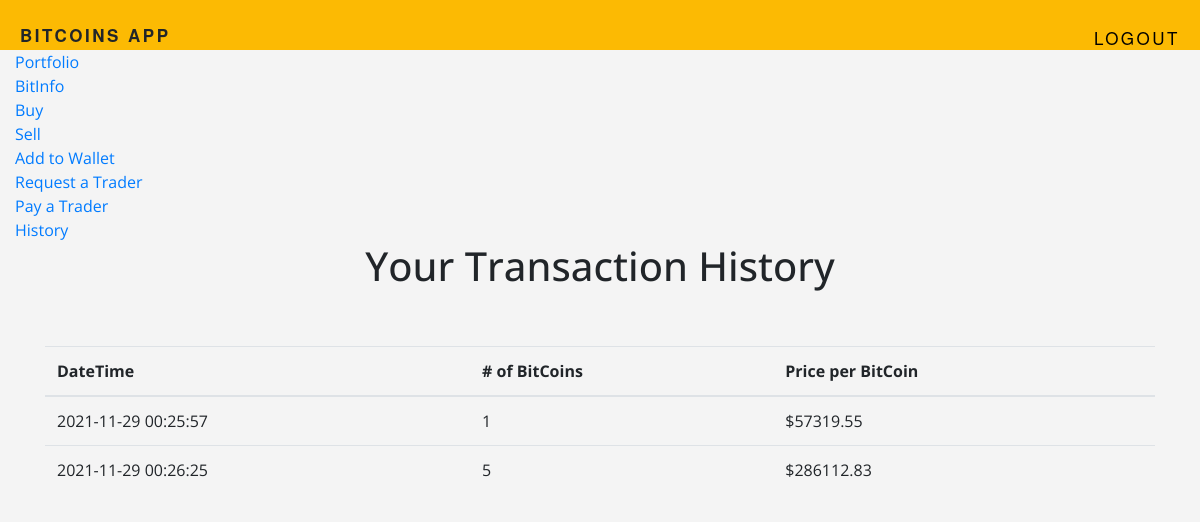
Page /history (signed in) on the earlier database version.
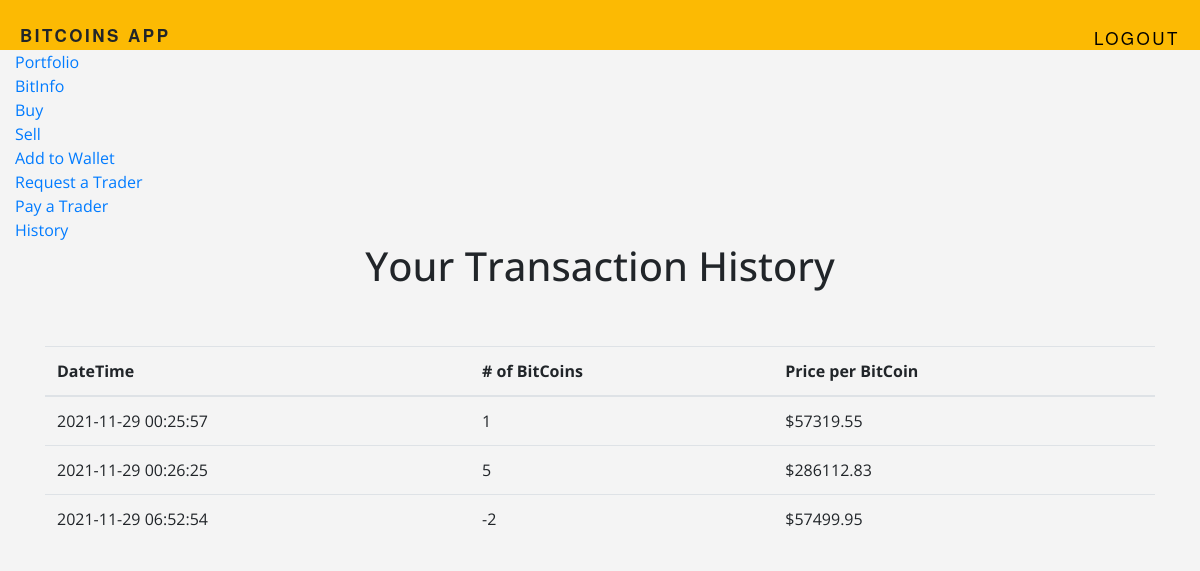
Same page on the later database version.
### tables this page shows
CREATE TABLE 'BITCOIN_TRANSACTIONS'('NUMBER_OF_BITCOINS' DECIMAL,
	'PRICE' INTEGER,
	'DATE_TIME' TIMESTAMP NOT NULL DEFAULT CURRENT_TIMESTAMP,
	'COMMISSION_TYPE' VARCHAR(1),
	'COMMISSION_AMOUNT' INTEGER,
	'CLIENT_ID' INTEGER,
	'TRADER_ID' INTEGER DEFAULT NULL,
	'FINAL_STATUS' VARCHAR(1),
	PRIMARY KEY ('CLIENT_ID', 'TRADER_ID')
	-- FOREIGN KEY ('CLIENT_ID') REFERENCES 'Client' ON DELETE CASCADE,
	-- FOREIGN KEY ('TRADER_ID') REFERENCES 'Trader' ON DELETE CASCADE
);

### app.py (the view)
@app.route('/history')
@login_required
def history():
    user = session["user_id"]
    previous_transactions = db.execute("SELECT * FROM BITCOIN_TRANSACTIONS WHERE CLIENT_ID = (?)", user)
    print("history: previous_transactions:", previous_transactions)
    return render_template("history.html", previous_transactions=previous_transactions)

### app.py (called while the page is built)
@app.after_request
def after_request(response):
    response.headers["Cache-Control"] = "no-cache, no-store, must-revalidate"
    response.headers["Expires"] = 0
    response.headers["Pragma"] = "no-cache"
    return response

@app.before_request
def before_request():
    g.user = None
    if 'user_id' in session:
        print("\n session['user_id]:", session['user_id'])
        x = db.execute("SELECT * from Client")
        y = db.execute("SELECT * from User")
        user = [z for z in x if z['CLIENT_ID'] == session['user_id']]
        role = [w for w in y if w['USER_ID']==session['user_id']]
        print("\n user: ", user, " role: ", role)
        g.role = role[0]['ROLE']
        g.username = role[0]['USERNAME']
        g.user = user
        print("\n g:", g.user)

def login_required(f):
    @wraps(f)
    def decorated_function(*args, **kwargs):
        if g.user is None:
            return redirect(url_for('login', next=request.url))
        return f(*args, **kwargs)
    return decorated_function

### templates/history.html (shortened to what this page needs)
{%extends "layout.html" %}
{% block content %}
    <section class="hero is-success is-fullheight">
      <div class="hero-body">
        <div class="container">
    <h1><center>Your Transaction History</center><br></h1>
       <table class="table">
      <thead>
        <tr>
          <th scope="col">DateTime</th>
          <th scope="col"># of BitCoins</th>
          <th scope="col">Price per BitCoin</th>
        </tr>
      </thead>
      <tbody>
          {% for i in previous_transactions %}
        <tr>
          <td>{{ i["DATE_TIME"].upper() }}</th>
          <td>{{ i["NUMBER_OF_BITCOINS"] }}</td>
          <td>${{  "%.2f"|format(i["PRICE"]) }}</td>
          {% endfor %}
        </tr>
      </tbody>
    </table>
        </div>
      </div>
    </section>
{% endblock %}

### templates/layout.html (shortened to what this page needs)
<!doctype HTML>
    <html lang="en">
      <head>
        <link rel="stylesheet" href="https://stackpath.bootstrapcdn.com/bootstrap/4.1.3/css/bootstrap.min.css">
        <link href="{{ url_for('static', filename='css/main.css') }}" rel="stylesheet">
     </head>
     <body>
        <header>
            <h1 class="title"><b>BitCoins App</b></h1>
            <ul class="name nav navbar-nav ml-auto">
                {% if g.user %}
                    <li><a href="{{ url_for('logout') }}"><font color="#000000">Logout</font></a></li>
                {% endif %}
        </header>
        <div class="container-fluid">
            <ul class="nav navbar-nav navbar-right">
                {% if g.user %}
                  {% if g.role =='trader' %}
                    <li><a href="{{ url_for('bitinfo') }}">BitInfo</a></li>
                    <li><a href="{{url_for('buy')}}">Buy</a></li>
                    <li><a href="#">View Requests</a></li>
                  {% elif  g.role =='client' %}
                    <li><a href="{{ url_for('profile') }}">Portfolio</a></li>
                    <li><a href="{{ url_for('bitinfo') }}">BitInfo</a></li>
                    <li><a href="{{url_for('buy')}}">Buy</a></li>
                    <li><a href="{{url_for('sell')}}">Sell</a></li>
                    <li><a href="{{url_for('add_to_wallet')}}">Add to Wallet</a></li>
                    <li><a href="{{url_for('request_a_trader')}}">Request a Trader</a></li>
                    <li><a href="{{url_for('pay_to_trader')}}">Pay a Trader</a></li>
                    <li><a href="{{ url_for('history') }}">History</a></li>
                  {% elif  g.role =='admin' %}
                    <li><a href="{{ url_for('bitinfo') }}">BitInfo</a></li>
                {% endif %}
                {% else %}
                  <li><a href="{{ url_for('signup') }}">Register</a></li>
                  <li><a href="{{ url_for('login') }}">Login</a></li>
                {% endif %}
            </ul>
            {% block content %}
            {% endblock %}
        </div>
      </body>
</html>

### static/css/main.css (style rules this page uses)
body { background-color: #f4f4f4; font-family: 'Open Sans', sans-serif; }
header { background-color: #fcba03; padding: 25px 0; }
.title { font-family: 'Helvetica Neue', Arial, Helvetica, sans-serif; font-size: 17px; letter-spacing: 2.5px; text-transform: uppercase; margin: 0px 20px; }
.name { float: right; font-family: 'Helvetica Neue', Arial, Helvetica, sans-serif; font-size: 17px; letter-spacing: 2.5px; text-transform: uppercase; margin: 0px 20px; }
.title { float: left; font-family: 'Helvetica Neue', Arial, Helvetica, sans-serif; font-size: 17px; letter-spacing: 2.5px; text-transform: uppercase; margin: 0px 20px; }

Differences in the rows shown:
added BITCOIN_TRANSACTIONS: DATE_TIME "2021-11-29 06:52:54", NUMBER_OF_BITCOINS "-2", PRICE "57499.95"
